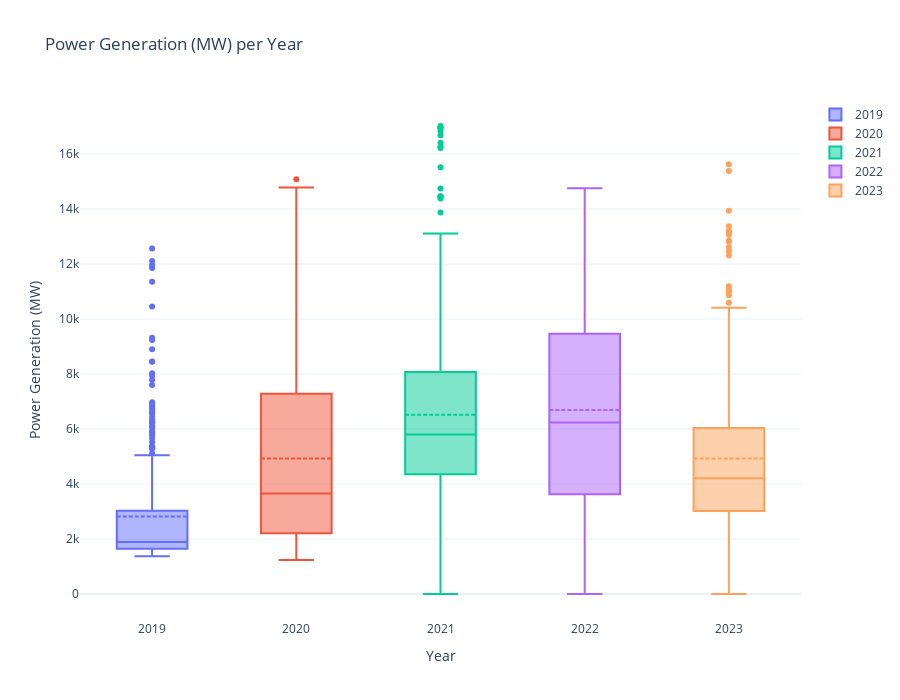

Notebook cell for this chart:
### Code cell
# Set up the figure with Plotly
pwr_box = go.Figure()

# Group the data by year and create box plots for each year
for year, group in dsp_ts_df.groupby('Year'):
    pwr_box.add_trace(go.Box(
        x=group['Year'],  # Set x-axis as the year
        y=group['Power Generation (MW)'],  # Change this to the column you're interested in
        name=str(year),  # Name the box plot trace by year
        boxmean=True  # Include the mean in the box plot
    ))

# Update layout
pwr_box.update_layout(
    title='Power Generation (MW) per Year',
    xaxis_title='Year',
    yaxis_title='Power Generation (MW)',
    height=700,
    template='plotly_white'
)

# Show the plot
pwr_box.show()

### Figure 1 — Plotly figure (JSON) as saved in the notebook; plotly's stock layout.template omitted (floating-point values rounded to 4 significant figures; data arrays with more than 128 entries replaced by an {"elided": "..."} marker saying what was removed)
{"data": [{"boxmean": true, "name": "2019", "type": "box", "x": {"elided": "365 int values"}, "y": {"elided": "365 int values"}}, {"boxmean": true, "name": "2020", "type": "box", "x": {"elided": "366 int values"}, "y": {"elided": "366 int values"}}, {"boxmean": true, "name": "2021", "type": "box", "x": {"elided": "365 int values"}, "y": {"elided": "365 int values"}}, {"boxmean": true, "name": "2022", "type": "box", "x": {"elided": "364 int values"}, "y": {"elided": "364 int values"}}, {"boxmean": true, "name": "2023", "type": "box", "x": {"elided": "364 int values"}, "y": {"elided": "364 int values"}}], "layout": {"height": 700, "title": {"text": "Power Generation (MW) per Year"}, "xaxis": {"title": {"text": "Year"}}, "yaxis": {"title": {"text": "Power Generation (MW)"}}}}
